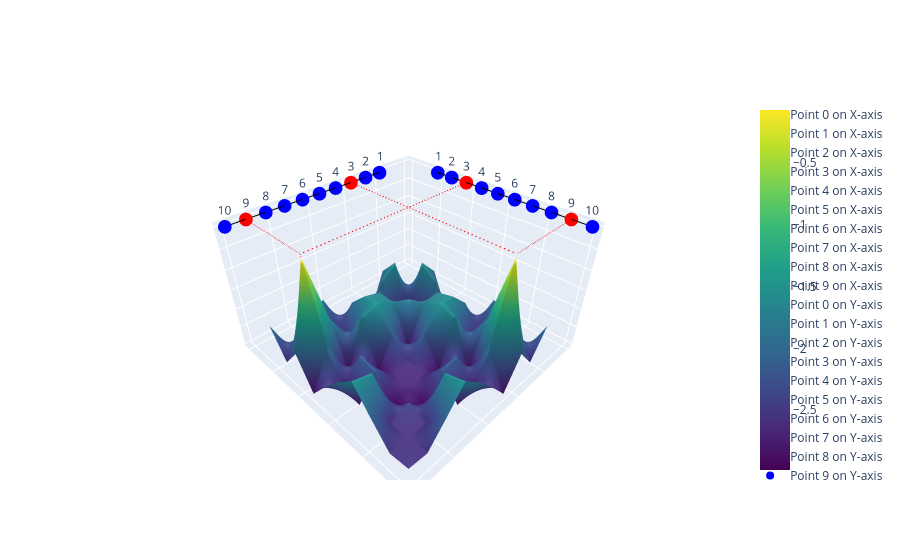

This figure's notebook cell:
### Markdown cell above
use plotly generate a 3d with 10 by 10 points, same as dots on x and y  surface, with random <1 points on z axis, and draw the surface on top of the two lined up dots

### Code cell
import numpy as np

import plotly.graph_objects as go

# Define the number of points and red indices
num_points = 10
red_indices = [2, 8]

# Generate x and y coordinates for the dots
x = np.linspace(1, 5, num_points)
y = np.linspace(1, 5, num_points)

# Define colors for the points
colors_x = ['red' if i in red_indices else 'blue' for i in range(num_points)]
colors_y = ['red' if i in red_indices else 'blue' for i in range(num_points)]

# Create the figure
fig = go.Figure()

# Add points on the x-axis
for i in range(num_points):
    fig.add_trace(go.Scatter3d(
        x=[x[i]], y=[0], z=[0],
        mode='markers',
        marker=dict(size=8, color=colors_x[i]),
        name=f'Point {i} on X-axis'
    ))

# Add points on the y-axis
for i in range(num_points):
    fig.add_trace(go.Scatter3d(
        x=[0], y=[y[i]], z=[0],
        mode='markers',
        marker=dict(size=8, color=colors_y[i]),
        name=f'Point {i} on Y-axis'
    ))

# Connect nearby dots on the x-axis
for i in range(num_points - 1):
    fig.add_trace(go.Scatter3d(
        x=[x[i], x[i + 1]],
        y=[0, 0],
        z=[0, 0],
        mode='lines',
        line=dict(color='black', width=2),
        showlegend=False
    ))

# Connect nearby dots on the y-axis
for i in range(num_points - 1):
    fig.add_trace(go.Scatter3d(
        x=[0, 0],
        y=[y[i], y[i + 1]],
        z=[0, 0],
        mode='lines',
        line=dict(color='black', width=2),
        showlegend=False
    ))

    # Generate random z values for the surface
z_surface = np.random.uniform(-3, -1.5, (num_points, num_points))

# Modify specific points (2,8) and (8,2) on the z-axis
z_surface[2, 8] = np.random.uniform(-0.5, 0)
z_surface[8, 2] = z_surface[2, 8]

# Ensure symmetry for all (a, b) and (b, a) pairs
for i in range(num_points):
    for j in range(i, num_points):
        z_surface[j, i] = z_surface[i, j]

# Add the surface
fig.add_trace(go.Surface(
    z=z_surface,
    x=np.tile(x, (num_points, 1)),
    y=np.tile(y, (num_points, 1)).T,
    colorscale='Viridis',
    name='Surface'
))
# Add dashed red lines connecting x-axis redot and y-axis redot to (2,8) and (8,2) on z=0 surface accordingly,
#  aka draw from 2,0 to 2,8 and from 8,0 to 8,2 and 0,8 to 2,8 and 0,2 to 8,2  
# Add dashed red lines connecting the red dots
fig.add_trace(go.Scatter3d(
    x=[x[2], x[2]],
    y=[0, y[8]],
    z=[0, 0],
    mode='lines',
    line=dict(color='red', dash='dash', width=2),
    showlegend=False
))

fig.add_trace(go.Scatter3d(
    x=[x[8], x[8]],
    y=[0, y[2]],
    z=[0, 0],
    mode='lines',
    line=dict(color='red', dash='dash', width=2),
    showlegend=False
))

fig.add_trace(go.Scatter3d(
    x=[0, x[2]],
    y=[y[8], y[8]],
    z=[0, 0],
    mode='lines',
    line=dict(color='red', dash='dash', width=2),
    showlegend=False
))

fig.add_trace(go.Scatter3d(
    x=[0, x[8]],
    y=[y[2], y[2]],
    z=[0, 0],
    mode='lines',
    line=dict(color='red', dash='dash', width=2),
    showlegend=False
))
# Add dashed red lines from (2,8,0) and (8,2,0) to their respective random points on the surface
fig.add_trace(go.Scatter3d(
    x=[x[2], x[2]],
    y=[y[8], y[8]],
    z=[z_surface[8,2], z_surface[2, 8]],
    mode='lines',
    line=dict(color='red', dash='dash', width=2),
    showlegend=False
))

fig.add_trace(go.Scatter3d(
    x=[x[8], x[8]],
    y=[y[2], y[2]],
    z=[0, z_surface[8, 2]],
    mode='lines',
    line=dict(color='red', dash='dash', width=2),
    showlegend=False
))
# Add labels to points on the x-axis
for i in range(num_points):
    fig.add_trace(go.Scatter3d(
        x=[x[i]], y=[0], z=[0],
        mode='text',
        text=str(i + 1),
        textposition='top center',
        showlegend=False
    ))

# Add labels to points on the y-axis
for i in range(num_points):
    fig.add_trace(go.Scatter3d(
        x=[0], y=[y[i]], z=[0],
        mode='text',
        text=str(i + 1),
        textposition='top center',
        showlegend=False
    ))

fig.update_layout(
    scene=dict(
        xaxis=dict(showticklabels=False, title=''),
        yaxis=dict(showticklabels=False, title=''),
        zaxis=dict(showticklabels=False, title='')
    )
)
# Show the plot
fig.show()

### Figure 1 — Plotly figure (JSON) as saved in the notebook; plotly's stock layout.template omitted (floating-point values rounded to 4 significant figures)
{"data": [{"marker": {"color": "blue", "size": 8}, "mode": "markers", "name": "Point 0 on X-axis", "type": "scatter3d", "x": [1], "y": [0], "z": [0]}, {"marker": {"color": "blue", "size": 8}, "mode": "markers", "name": "Point 1 on X-axis", "type": "scatter3d", "x": [1.444], "y": [0], "z": [0]}, {"marker": {"color": "red", "size": 8}, "mode": "markers", "name": "Point 2 on X-axis", "type": "scatter3d", "x": [1.889], "y": [0], "z": [0]}, {"marker": {"color": "blue", "size": 8}, "mode": "markers", "name": "Point 3 on X-axis", "type": "scatter3d", "x": [2.333], "y": [0], "z": [0]}, {"marker": {"color": "blue", "size": 8}, "mode": "markers", "name": "Point 4 on X-axis", "type": "scatter3d", "x": [2.778], "y": [0], "z": [0]}, {"marker": {"color": "blue", "size": 8}, "mode": "markers", "name": "Point 5 on X-axis", "type": "scatter3d", "x": [3.222], "y": [0], "z": [0]}, {"marker": {"color": "blue", "size": 8}, "mode": "markers", "name": "Point 6 on X-axis", "type": "scatter3d", "x": [3.667], "y": [0], "z": [0]}, {"marker": {"color": "blue", "size": 8}, "mode": "markers", "name": "Point 7 on X-axis", "type": "scatter3d", "x": [4.111], "y": [0], "z": [0]}, {"marker": {"color": "red", "size": 8}, "mode": "markers", "name": "Point 8 on X-axis", "type": "scatter3d", "x": [4.556], "y": [0], "z": [0]}, {"marker": {"color": "blue", "size": 8}, "mode": "markers", "name": "Point 9 on X-axis", "type": "scatter3d", "x": [5], "y": [0], "z": [0]}, {"marker": {"color": "blue", "size": 8}, "mode": "markers", "name": "Point 0 on Y-axis", "type": "scatter3d", "x": [0], "y": [1], "z": [0]}, {"marker": {"color": "blue", "size": 8}, "mode": "markers", "name": "Point 1 on Y-axis", "type": "scatter3d", "x": [0], "y": [1.444], "z": [0]}, {"marker": {"color": "red", "size": 8}, "mode": "markers", "name": "Point 2 on Y-axis", "type": "scatter3d", "x": [0], "y": [1.889], "z": [0]}, {"marker": {"color": "blue", "size": 8}, "mode": "markers", "name": "Point 3 on Y-axis", "type": "scatter3d", "x": [0], "y": [2.333], "z": [0]}, {"marker": {"color": "blue", "size": 8}, "mode": "markers", "name": "Point 4 on Y-axis", "type": "scatter3d", "x": [0], "y": [2.778], "z": [0]}, {"marker": {"color": "blue", "size": 8}, "mode": "markers", "name": "Point 5 on Y-axis", "type": "scatter3d", "x": [0], "y": [3.222], "z": [0]}, {"marker": {"color": "blue", "size": 8}, "mode": "markers", "name": "Point 6 on Y-axis", "type": "scatter3d", "x": [0], "y": [3.667], "z": [0]}, {"marker": {"color": "blue", "size": 8}, "mode": "markers", "name": "Point 7 on Y-axis", "type": "scatter3d", "x": [0], "y": [4.111], "z": [0]}, {"marker": {"color": "red", "size": 8}, "mode": "markers", "name": "Point 8 on Y-axis", "type": "scatter3d", "x": [0], "y": [4.556], "z": [0]}, {"marker": {"color": "blue", "size": 8}, "mode": "markers", "name": "Point 9 on Y-axis", "type": "scatter3d", "x": [0], "y": [5], "z": [0]}, {"line": {"color": "black", "width": 2}, "mode": "lines", "showlegend": false, "type": "scatter3d", "x": [1, 1.444], "y": [0, 0], "z": [0, 0]}, {"line": {"color": "black", "width": 2}, "mode": "lines", "showlegend": false, "type": "scatter3d", "x": [1.444, 1.889], "y": [0, 0], "z": [0, 0]}, {"line": {"color": "black", "width": 2}, "mode": "lines", "showlegend": false, "type": "scatter3d", "x": [1.889, 2.333], "y": [0, 0], "z": [0, 0]}, {"line": {"color": "black", "width": 2}, "mode": "lines", "showlegend": false, "type": "scatter3d", "x": [2.333, 2.778], "y": [0, 0], "z": [0, 0]}, {"line": {"color": "black", "width": 2}, "mode": "lines", "showlegend": false, "type": "scatter3d", "x": [2.778, 3.222], "y": [0, 0], "z": [0, 0]}, {"line": {"color": "black", "width": 2}, "mode": "lines", "showlegend": false, "type": "scatter3d", "x": [3.222, 3.667], "y": [0, 0], "z": [0, 0]}, {"line": {"color": "black", "width": 2}, "mode": "lines", "showlegend": false, "type": "scatter3d", "x": [3.667, 4.111], "y": [0, 0], "z": [0, 0]}, {"line": {"color": "black", "width": 2}, "mode": "lines", "showlegend": false, "type": "scatter3d", "x": [4.111, 4.556], "y": [0, 0], "z": [0, 0]}, {"line": {"color": "black", "width": 2}, "mode": "lines", "showlegend": false, "type": "scatter3d", "x": [4.556, 5], "y": [0, 0], "z": [0, 0]}, {"line": {"color": "black", "width": 2}, "mode": "lines", "showlegend": false, "type": "scatter3d", "x": [0, 0], "y": [1, 1.444], "z": [0, 0]}, {"line": {"color": "black", "width": 2}, "mode": "lines", "showlegend": false, "type": "scatter3d", "x": [0, 0], "y": [1.444, 1.889], "z": [0, 0]}, {"line": {"color": "black", "width": 2}, "mode": "lines", "showlegend": false, "type": "scatter3d", "x": [0, 0], "y": [1.889, 2.333], "z": [0, 0]}, {"line": {"color": "black", "width": 2}, "mode": "lines", "showlegend": false, "type": "scatter3d", "x": [0, 0], "y": [2.333, 2.778], "z": [0, 0]}, {"line": {"color": "black", "width": 2}, "mode": "lines", "showlegend": false, "type": "scatter3d", "x": [0, 0], "y": [2.778, 3.222], "z": [0, 0]}, {"line": {"color": "black", "width": 2}, "mode": "lines", "showlegend": false, "type": "scatter3d", "x": [0, 0], "y": [3.222, 3.667], "z": [0, 0]}, {"line": {"color": "black", "width": 2}, "mode": "lines", "showlegend": false, "type": "scatter3d", "x": [0, 0], "y": [3.667, 4.111], "z": [0, 0]}, {"line": {"color": "black", "width": 2}, "mode": "lines", "showlegend": false, "type": "scatter3d", "x": [0, 0], "y": [4.111, 4.556], "z": [0, 0]}, {"line": {"color": "black", "width": 2}, "mode": "lines", "showlegend": false, "type": "scatter3d", "x": [0, 0], "y": [4.556, 5], "z": [0, 0]}, {"colorscale": [[0, "#440154"], [0.1111, "#482878"], [0.2222, "#3e4989"], [0.3333, "#31688e"], [0.4444, "#26828e"], [0.5556, "#1f9e89"], [0.6667, "#35b779"], [0.7778, "#6ece58"], [0.8889, "#b5de2b"], [1, "#fde725"]], "name": "Surface", "type": "surface", "x": [[1.0, 1.444, 1.889, 2.333, 2.778, 3.222, 3.667, 4.111, 4.556, 5.0], [1.0, 1.444, 1.889, 2.333, 2.778, 3.222, 3.667, 4.111, 4.556, 5.0], [1.0, 1.444, 1.889, 2.333, 2.778, 3.222, 3.667, 4.111, 4.556, 5.0], [1.0, 1.444, 1.889, 2.333, 2.778, 3.222, 3.667, 4.111, 4.556, 5.0], [1.0, 1.444, 1.889, 2.333, 2.778, 3.222, 3.667, 4.111, 4.556, 5.0], [1.0, 1.444, 1.889, 2.333, 2.778, 3.222, 3.667, 4.111, 4.556, 5.0], [1.0, 1.444, 1.889, 2.333, 2.778, 3.222, 3.667, 4.111, 4.556, 5.0], [1.0, 1.444, 1.889, 2.333, 2.778, 3.222, 3.667, 4.111, 4.556, 5.0], [1.0, 1.444, 1.889, 2.333, 2.778, 3.222, 3.667, 4.111, 4.556, 5.0], [1.0, 1.444, 1.889, 2.333, 2.778, 3.222, 3.667, 4.111, 4.556, 5.0]], "y": [[1.0, 1.0, 1.0, 1.0, 1.0, 1.0, 1.0, 1.0, 1.0, 1.0], [1.444, 1.444, 1.444, 1.444, 1.444, 1.444, 1.444, 1.444, 1.444, 1.444], [1.889, 1.889, 1.889, 1.889, 1.889, 1.889, 1.889, 1.889, 1.889, 1.889], [2.333, 2.333, 2.333, 2.333, 2.333, 2.333, 2.333, 2.333, 2.333, 2.333], [2.778, 2.778, 2.778, 2.778, 2.778, 2.778, 2.778, 2.778, 2.778, 2.778], [3.222, 3.222, 3.222, 3.222, 3.222, 3.222, 3.222, 3.222, 3.222, 3.222], [3.667, 3.667, 3.667, 3.667, 3.667, 3.667, 3.667, 3.667, 3.667, 3.667], [4.111, 4.111, 4.111, 4.111, 4.111, 4.111, 4.111, 4.111, 4.111, 4.111], [4.556, 4.556, 4.556, 4.556, 4.556, 4.556, 4.556, 4.556, 4.556, 4.556], [5.0, 5.0, 5.0, 5.0, 5.0, 5.0, 5.0, 5.0, 5.0, 5.0]], "z": [[-2.907, -2.892, -1.983, -2.983, -2.857, -2.916, -1.921, -2.205, -2.929, -1.889], [-2.892, -2.882, -1.546, -1.805, -2.623, -2.005, -2.55, -1.533, -1.901, -2.602], [-1.983, -1.546, -2.7, -2.753, -1.72, -1.608, -2.422, -1.756, -0.0739, -2.072], [-2.983, -1.805, -2.753, -1.896, -1.768, -1.537, -1.62, -2.949, -1.882, -2.854], [-2.857, -2.623, -1.72, -1.768, -2.84, -2.089, -2.854, -2.106, -2.762, -2.33], [-2.916, -2.005, -1.608, -1.537, -2.089, -2.555, -2.659, -2.202, -2.817, -1.866], [-1.921, -2.55, -2.422, -1.62, -2.854, -2.659, -2.681, -2.962, -1.627, -1.506], [-2.205, -1.533, -1.756, -2.949, -2.106, -2.202, -2.962, -2.376, -2.577, -2.052], [-2.929, -1.901, -0.0739, -1.882, -2.762, -2.817, -1.627, -2.577, -2.573, -2.563], [-1.889, -2.602, -2.072, -2.854, -2.33, -1.866, -1.506, -2.052, -2.563, -2.522]]}, {"line": {"color": "red", "dash": "dash", "width": 2}, "mode": "lines", "showlegend": false, "type": "scatter3d", "x": [1.889, 1.889], "y": [0, 4.556], "z": [0, 0]}, {"line": {"color": "red", "dash": "dash", "width": 2}, "mode": "lines", "showlegend": false, "type": "scatter3d", "x": [4.556, 4.556], "y": [0, 1.889], "z": [0, 0]}, {"line": {"color": "red", "dash": "dash", "width": 2}, "mode": "lines", "showlegend": false, "type": "scatter3d", "x": [0, 1.889], "y": [4.556, 4.556], "z": [0, 0]}, {"line": {"color": "red", "dash": "dash", "width": 2}, "mode": "lines", "showlegend": false, "type": "scatter3d", "x": [0, 4.556], "y": [1.889, 1.889], "z": [0, 0]}, {"line": {"color": "red", "dash": "dash", "width": 2}, "mode": "lines", "showlegend": false, "type": "scatter3d", "x": [1.889, 1.889], "y": [4.556, 4.556], "z": [-0.0739, -0.0739]}, {"line": {"color": "red", "dash": "dash", "width": 2}, "mode": "lines", "showlegend": false, "type": "scatter3d", "x": [4.556, 4.556], "y": [1.889, 1.889], "z": [0, -0.0739]}, {"mode": "text", "showlegend": false, "text": "1", "textposition": "top center", "type": "scatter3d", "x": [1], "y": [0], "z": [0]}, {"mode": "text", "showlegend": false, "text": "2", "textposition": "top center", "type": "scatter3d", "x": [1.444], "y": [0], "z": [0]}, {"mode": "text", "showlegend": false, "text": "3", "textposition": "top center", "type": "scatter3d", "x": [1.889], "y": [0], "z": [0]}, {"mode": "text", "showlegend": false, "text": "4", "textposition": "top center", "type": "scatter3d", "x": [2.333], "y": [0], "z": [0]}, {"mode": "text", "showlegend": false, "text": "5", "textposition": "top center", "type": "scatter3d", "x": [2.778], "y": [0], "z": [0]}, {"mode": "text", "showlegend": false, "text": "6", "textposition": "top center", "type": "scatter3d", "x": [3.222], "y": [0], "z": [0]}, {"mode": "text", "showlegend": false, "text": "7", "textposition": "top center", "type": "scatter3d", "x": [3.667], "y": [0], "z": [0]}, {"mode": "text", "showlegend": false, "text": "8", "textposition": "top center", "type": "scatter3d", "x": [4.111], "y": [0], "z": [0]}, {"mode": "text", "showlegend": false, "text": "9", "textposition": "top center", "type": "scatter3d", "x": [4.556], "y": [0], "z": [0]}, {"mode": "text", "showlegend": false, "text": "10", "textposition": "top center", "type": "scatter3d", "x": [5], "y": [0], "z": [0]}, {"mode": "text", "showlegend": false, "text": "1", "textposition": "top center", "type": "scatter3d", "x": [0], "y": [1], "z": [0]}, {"mode": "text", "showlegend": false, "text": "2", "textposition": "top center", "type": "scatter3d", "x": [0], "y": [1.444], "z": [0]}, {"mode": "text", "showlegend": false, "text": "3", "textposition": "top center", "type": "scatter3d", "x": [0], "y": [1.889], "z": [0]}, {"mode": "text", "showlegend": false, "text": "4", "textposition": "top center", "type": "scatter3d", "x": [0], "y": [2.333], "z": [0]}, {"mode": "text", "showlegend": false, "text": "5", "textposition": "top center", "type": "scatter3d", "x": [0], "y": [2.778], "z": [0]}, {"mode": "text", "showlegend": false, "text": "6", "textposition": "top center", "type": "scatter3d", "x": [0], "y": [3.222], "z": [0]}, {"mode": "text", "showlegend": false, "text": "7", "textposition": "top center", "type": "scatter3d", "x": [0], "y": [3.667], "z": [0]}, {"mode": "text", "showlegend": false, "text": "8", "textposition": "top center", "type": "scatter3d", "x": [0], "y": [4.111], "z": [0]}, {"mode": "text", "showlegend": false, "text": "9", "textposition": "top center", "type": "scatter3d", "x": [0], "y": [4.556], "z": [0]}, {"mode": "text", "showlegend": false, "text": "10", "textposition": "top center", "type": "scatter3d", "x": [0], "y": [5], "z": [0]}], "layout": {"scene": {"xaxis": {"showticklabels": false, "title": {"text": ""}}, "yaxis": {"showticklabels": false, "title": {"text": ""}}, "zaxis": {"showticklabels": false, "title": {"text": ""}}}}}
